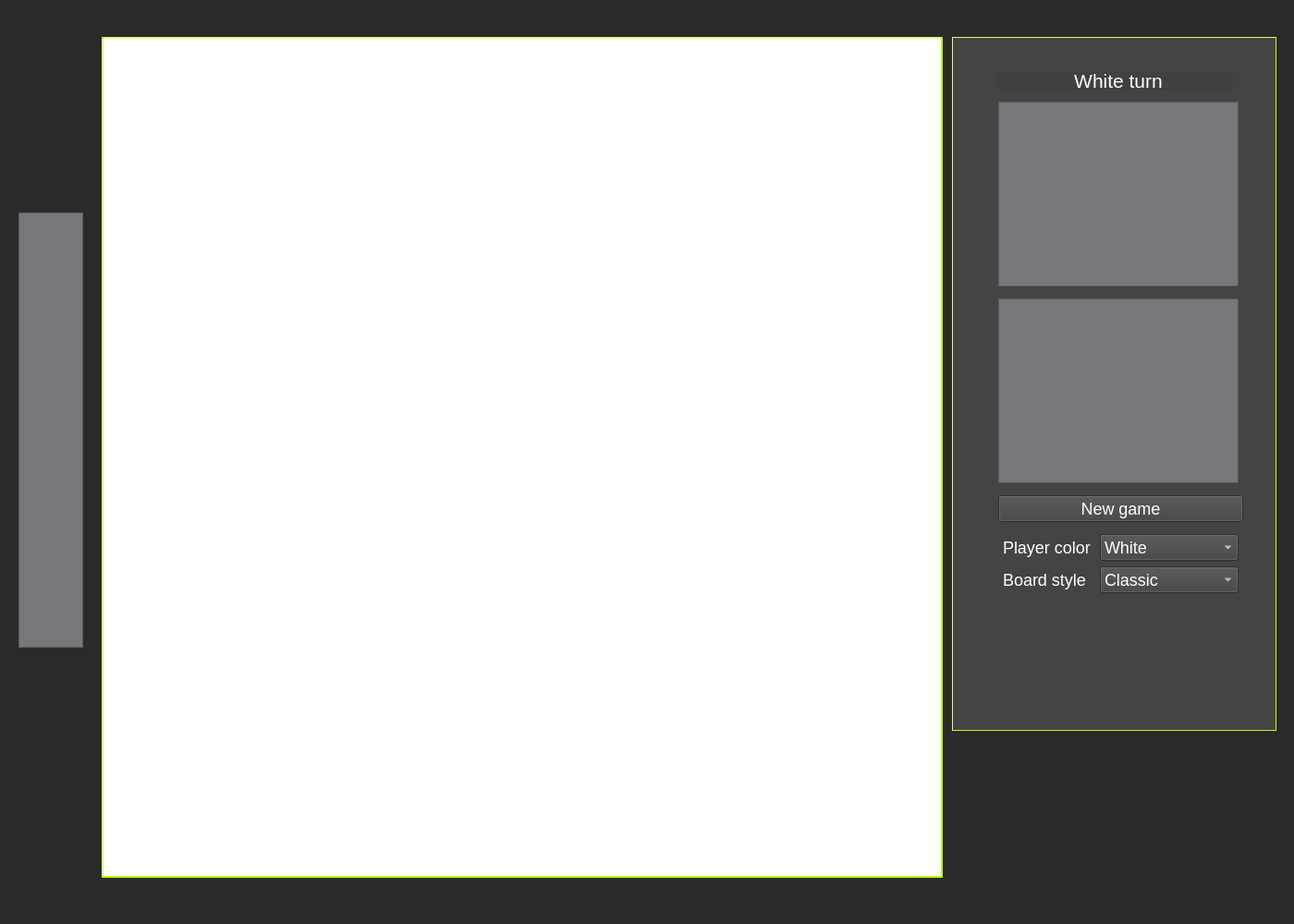
<?xml version="1.0" encoding="UTF-8"?>
<ui version="4.0">
 <class>MainWindow</class>
 <widget class="QMainWindow" name="MainWindow">
  <property name="geometry">
   <rect>
    <x>0</x>
    <y>0</y>
    <width>1400</width>
    <height>1000</height>
   </rect>
  </property>
  <property name="sizePolicy">
   <sizepolicy hsizetype="Fixed" vsizetype="Fixed">
    <horstretch>140</horstretch>
    <verstretch>0</verstretch>
   </sizepolicy>
  </property>
  <property name="minimumSize">
   <size>
    <width>1400</width>
    <height>1000</height>
   </size>
  </property>
  <property name="maximumSize">
   <size>
    <width>1400</width>
    <height>1000</height>
   </size>
  </property>
  <property name="windowTitle">
   <string>MainWindow</string>
  </property>
  <widget class="QWidget" name="centralwidget">
   <property name="sizePolicy">
    <sizepolicy hsizetype="Fixed" vsizetype="Fixed">
     <horstretch>0</horstretch>
     <verstretch>0</verstretch>
    </sizepolicy>
   </property>
   <property name="minimumSize">
    <size>
     <width>1400</width>
     <height>1000</height>
    </size>
   </property>
   <property name="maximumSize">
    <size>
     <width>1400</width>
     <height>1000</height>
    </size>
   </property>
   <property name="styleSheet">
    <string notr="true">#centralwidget {
	background-color: rgb(42, 42, 42);
}</string>
   </property>
   <widget class="QGraphicsView" name="boardGraphicsView">
    <property name="geometry">
     <rect>
      <x>110</x>
      <y>40</y>
      <width>910</width>
      <height>910</height>
     </rect>
    </property>
    <property name="sizePolicy">
     <sizepolicy hsizetype="Fixed" vsizetype="Fixed">
      <horstretch>0</horstretch>
      <verstretch>0</verstretch>
     </sizepolicy>
    </property>
    <property name="minimumSize">
     <size>
      <width>910</width>
      <height>910</height>
     </size>
    </property>
    <property name="maximumSize">
     <size>
      <width>910</width>
      <height>910</height>
     </size>
    </property>
    <property name="styleSheet">
     <string notr="true">	border-style: outset;
	border-width: 2px;
	border-color: rgb(184, 255, 0);</string>
    </property>
   </widget>
   <widget class="QGroupBox" name="groupBox">
    <property name="geometry">
     <rect>
      <x>1030</x>
      <y>40</y>
      <width>351</width>
      <height>751</height>
     </rect>
    </property>
    <property name="styleSheet">
     <string notr="true">#groupBox {
	
	background-color: rgba(73, 73, 73, 213);
	border-style: outset;
	border-width: 1px;
	border-color: rgb(184, 255, 0);
}</string>
    </property>
    <property name="title">
     <string/>
    </property>
    <widget class="QWidget" name="layoutWidget">
     <property name="geometry">
      <rect>
       <x>50</x>
       <y>30</y>
       <width>265</width>
       <height>581</height>
      </rect>
     </property>
     <layout class="QVBoxLayout" name="verticalLayout">
      <item>
       <widget class="QLabel" name="game_info_label">
        <property name="sizePolicy">
         <sizepolicy hsizetype="Fixed" vsizetype="Fixed">
          <horstretch>0</horstretch>
          <verstretch>0</verstretch>
         </sizepolicy>
        </property>
        <property name="minimumSize">
         <size>
          <width>260</width>
          <height>20</height>
         </size>
        </property>
        <property name="maximumSize">
         <size>
          <width>260</width>
          <height>20</height>
         </size>
        </property>
        <property name="styleSheet">
         <string notr="true">background-color: rgb(65, 65, 65);
font: 16pt;
color: rgb(255, 255, 255);</string>
        </property>
        <property name="text">
         <string>White turn</string>
        </property>
        <property name="alignment">
         <set>Qt::AlignCenter</set>
        </property>
       </widget>
      </item>
      <item>
       <widget class="QGraphicsView" name="opponentTakenView">
        <property name="sizePolicy">
         <sizepolicy hsizetype="Fixed" vsizetype="Fixed">
          <horstretch>0</horstretch>
          <verstretch>0</verstretch>
         </sizepolicy>
        </property>
        <property name="minimumSize">
         <size>
          <width>260</width>
          <height>200</height>
         </size>
        </property>
        <property name="maximumSize">
         <size>
          <width>260</width>
          <height>200</height>
         </size>
        </property>
        <property name="styleSheet">
         <string notr="true">background-color: rgb(119, 118, 123);

</string>
        </property>
        <property name="verticalScrollBarPolicy">
         <enum>Qt::ScrollBarAlwaysOff</enum>
        </property>
       </widget>
      </item>
      <item>
       <widget class="QGraphicsView" name="playerTakenView">
        <property name="sizePolicy">
         <sizepolicy hsizetype="Fixed" vsizetype="Fixed">
          <horstretch>0</horstretch>
          <verstretch>0</verstretch>
         </sizepolicy>
        </property>
        <property name="minimumSize">
         <size>
          <width>260</width>
          <height>200</height>
         </size>
        </property>
        <property name="maximumSize">
         <size>
          <width>260</width>
          <height>200</height>
         </size>
        </property>
        <property name="styleSheet">
         <string notr="true">background-color: rgb(119, 118, 123);
</string>
        </property>
        <property name="verticalScrollBarPolicy">
         <enum>Qt::ScrollBarAlwaysOff</enum>
        </property>
       </widget>
      </item>
      <item>
       <widget class="QPushButton" name="NewGameButton">
        <property name="styleSheet">
         <string notr="true">font: 18px;
background-color: rgb(65, 65, 65);
color: rgb(255, 255, 255);

</string>
        </property>
        <property name="text">
         <string>New game</string>
        </property>
       </widget>
      </item>
      <item>
       <layout class="QGridLayout" name="gridLayout">
        <property name="horizontalSpacing">
         <number>0</number>
        </property>
        <item row="0" column="1">
         <widget class="QComboBox" name="PlayerColorComboBox">
          <property name="sizePolicy">
           <sizepolicy hsizetype="Fixed" vsizetype="Fixed">
            <horstretch>0</horstretch>
            <verstretch>0</verstretch>
           </sizepolicy>
          </property>
          <property name="minimumSize">
           <size>
            <width>150</width>
            <height>0</height>
           </size>
          </property>
          <property name="maximumSize">
           <size>
            <width>150</width>
            <height>16777215</height>
           </size>
          </property>
          <property name="styleSheet">
           <string notr="true">font: 18px;
background-color: rgb(65, 65, 65);
color: rgb(255, 255, 255);
</string>
          </property>
          <item>
           <property name="text">
            <string>White</string>
           </property>
          </item>
          <item>
           <property name="text">
            <string>Black</string>
           </property>
          </item>
         </widget>
        </item>
        <item row="0" column="0">
         <widget class="QLabel" name="player_color_label">
          <property name="sizePolicy">
           <sizepolicy hsizetype="Fixed" vsizetype="Fixed">
            <horstretch>0</horstretch>
            <verstretch>0</verstretch>
           </sizepolicy>
          </property>
          <property name="minimumSize">
           <size>
            <width>100</width>
            <height>0</height>
           </size>
          </property>
          <property name="maximumSize">
           <size>
            <width>100</width>
            <height>16777215</height>
           </size>
          </property>
          <property name="styleSheet">
           <string notr="true">color: rgb(255, 255, 255);
font: 18px;</string>
          </property>
          <property name="text">
           <string>Player color</string>
          </property>
         </widget>
        </item>
        <item row="1" column="1">
         <widget class="QComboBox" name="BoardStyleComboBox">
          <property name="sizePolicy">
           <sizepolicy hsizetype="Fixed" vsizetype="Fixed">
            <horstretch>0</horstretch>
            <verstretch>0</verstretch>
           </sizepolicy>
          </property>
          <property name="minimumSize">
           <size>
            <width>150</width>
            <height>0</height>
           </size>
          </property>
          <property name="maximumSize">
           <size>
            <width>150</width>
            <height>16777215</height>
           </size>
          </property>
          <property name="styleSheet">
           <string notr="true">font: 18px;
background-color: rgb(65, 65, 65);
color: rgb(255, 255, 255);
</string>
          </property>
          <item>
           <property name="text">
            <string>Classic</string>
           </property>
          </item>
          <item>
           <property name="text">
            <string>Green</string>
           </property>
          </item>
          <item>
           <property name="text">
            <string>Blue</string>
           </property>
          </item>
          <item>
           <property name="text">
            <string>Red</string>
           </property>
          </item>
         </widget>
        </item>
        <item row="1" column="0">
         <widget class="QLabel" name="board_style_label">
          <property name="sizePolicy">
           <sizepolicy hsizetype="Fixed" vsizetype="Fixed">
            <horstretch>0</horstretch>
            <verstretch>0</verstretch>
           </sizepolicy>
          </property>
          <property name="minimumSize">
           <size>
            <width>100</width>
            <height>0</height>
           </size>
          </property>
          <property name="maximumSize">
           <size>
            <width>100</width>
            <height>16777215</height>
           </size>
          </property>
          <property name="styleSheet">
           <string notr="true">color: rgb(255, 255, 255);
font: 18px;</string>
          </property>
          <property name="text">
           <string>Board style</string>
          </property>
         </widget>
        </item>
       </layout>
      </item>
     </layout>
    </widget>
   </widget>
   <widget class="QGraphicsView" name="pawnTransformView">
    <property name="geometry">
     <rect>
      <x>20</x>
      <y>230</y>
      <width>70</width>
      <height>471</height>
     </rect>
    </property>
    <property name="sizePolicy">
     <sizepolicy hsizetype="Fixed" vsizetype="Fixed">
      <horstretch>0</horstretch>
      <verstretch>0</verstretch>
     </sizepolicy>
    </property>
    <property name="minimumSize">
     <size>
      <width>70</width>
      <height>0</height>
     </size>
    </property>
    <property name="maximumSize">
     <size>
      <width>70</width>
      <height>16777215</height>
     </size>
    </property>
    <property name="styleSheet">
     <string notr="true">background-color: rgb(119, 118, 123);
</string>
    </property>
   </widget>
  </widget>
 </widget>
 <resources/>
 <connections/>
</ui>
